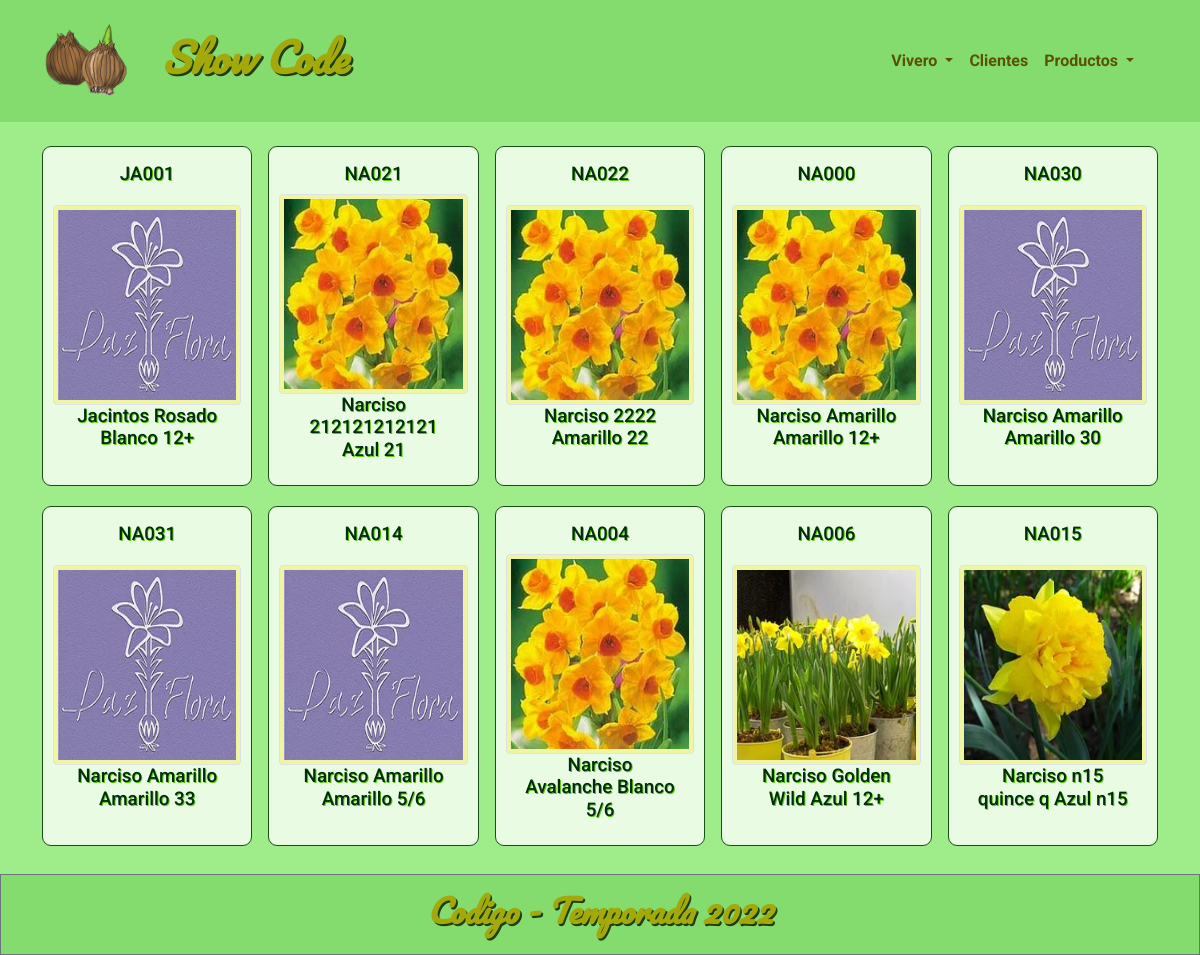
Page /gallery/ on the committed database.
### appProduct/models.py (models this page shows, shortened)
class Bulbo(models.Model):
    codigo=CharField(max_length=10, unique=True)
    categoria=models.ForeignKey(Categoria, related_name='bulbos', on_delete=models.CASCADE)
    variedad=CharField(max_length=12)
    color=models.ForeignKey('color', on_delete=models.DO_NOTHING)
    size=CharField(max_length=10)
    creado_en=models.DateField(auto_now_add=True)
    modificado_en=models.DateField(auto_now=True)
    image = models.ImageField(upload_to=upload_to,blank=True, null=True)
    thumbnail = models.ImageField(upload_to=upload_to,blank=True, null=True)
    @property
    def bulbo(self):
        return "%s %s %s %s"%(self.categoria, self.variedad, self.color, self.size)
    class Meta():
        ordering = ['categoria', 'variedad', 'color', 'size']
        constraints = [models.UniqueConstraint(fields=['categoria', 'variedad', 'color', 'size'], name='articulo')]
        indexes = [
            models.Index(fields=['codigo']),
            models.Index(fields=['categoria', 'variedad', 'color', 'size'], name='bulbo'),]
    def get_thumbnail(self):
        if self.thumbnail:
            return self.thumbnail.url
        else:
            if self.image:
                self.thumbnail=self.make_thumbnail(self.image)
                self.save()
                return self.thumbnail.url
            else:
                return ('/amedia/uploads/placeholder.jpg')

class Categoria(models.Model):
        categoria=models.CharField(max_length=25, unique=True)
        slug = models.SlugField(max_length=255)
        orden = models.IntegerField(default=0)
        def __str__(self):
            return self.categoria
        class Meta():
            ordering = ['categoria']

class Color(models.Model):
        color=models.CharField(max_length=20, unique=True)
        def __str__(self):
            return self.color
        class Meta():
            ordering = ['color']

### client/views.py (the view)
# urls.py: path('gallery/', views.gallery, name='gallery'),
def gallery(request):
    bulbos = Bulbo.objects.all()
    context = {'bulbos':bulbos}
    return render(request, 'client/gallery.html', context)

### appProduct/context_processors.py (called while the page is built)
def menu_categorias(request):
    categorias  = Categoria.objects.all()
    return {'menu_categorias': categorias}

### templates/client/gallery.html
{% extends '../base.html' %}
{% load static %}
{% block content %}
<div class="p-2">
    <div class="container">
        <div class="row row-cols-2 row-cols-lg-5 g-2 g-lg-3 mt-0">
            {% for bulbo in bulbos %}
            {% include 'client/gallery_filter.html' %}
            {% endfor %}
        </div>
    </div>
</div>
{% endblock %}

### templates/client/gallery_filter.html
<div class="col-sm d-flex justify-content-center pb-1">
    <div class="card py-3 la_div" style="width: 18rem;">
        <div class="card-body pb-0  pt-0 text-center">
            <h5 class="card-title me_title_img">{{ bulbo.codigo }}</h5>
        </div>
        <div class="text-center">
            <img src=" {{ bulbo.get_thumbnail }}" class="img-fluid img-thumbnail text-center la_img" alt="..."
            style="width:245px;height:200px;">
        </div>
        <div class="card-body pb-0 pt-0">
            <h5 class="card-title me_title_img">{{ bulbo.bulbo }}</h5>
        </div>
    </div>
</div>

### static/css/mystyle.css (style rules this page uses)
body { background-color: hwb(108 54% 7%); }
.me_title_img { font-family: 'Roboto', sans-serif; color: hsl(137, 95%, 9%); text-shadow: 0.05em 0.05em 0em hwb(96 4% 22% / 0.945); font-size: calc(1.1em + 0.1vw); text-align: center; }
.la_div { background-color: hwb(105 89% 1%); border: 1.5px solid hwb(120 9% 69%); -moz-border-radius: 9px; -webkit-border-radius: 9px; padding: 10px; }
.la_img { background-color: hwb(64 64% 4%); }

### rows in the picture
Bulbo: codigo "JA001", bulbo "Jacintos Rosado Blanco 12+"
Bulbo: codigo "NA021", get_thumbnail (picture), bulbo "Narciso 212121212121 Azul 21"
Bulbo: codigo "NA022", get_thumbnail (picture), bulbo "Narciso 2222 Amarillo 22"
Bulbo: codigo "NA000", get_thumbnail (picture), bulbo "Narciso Amarillo Amarillo 12+"
Bulbo: codigo "NA030", bulbo "Narciso Amarillo Amarillo 30"
Bulbo: codigo "NA031", bulbo "Narciso Amarillo Amarillo 33"
Bulbo: codigo "NA014", bulbo "Narciso Amarillo Amarillo 5/6"
Bulbo: codigo "NA004", get_thumbnail (picture), bulbo "Narciso Avalanche Blanco 5/6"
Bulbo: codigo "NA006", get_thumbnail (picture), bulbo "Narciso Golden Wild Azul 12+"
Bulbo: codigo "NA015", get_thumbnail (picture), bulbo "Narciso n15 quince q Azul n15"
